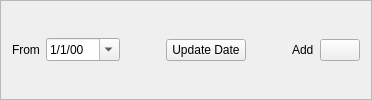
            <widget class="QFrame" name="frame_12">
             <property name="frameShape">
              <enum>QFrame::StyledPanel</enum>
             </property>
             <property name="frameShadow">
              <enum>QFrame::Raised</enum>
             </property>
             <layout class="QHBoxLayout" name="horizontalLayout_11">
              <item>
               <widget class="QLabel" name="label_6">
                <property name="text">
                 <string>From</string>
                </property>
               </widget>
              </item>
              <item>
               <widget class="QDateEdit" name="start_date_edit">
                <property name="displayFormat">
                 <string>d/M/yy</string>
                </property>
                <property name="calendarPopup">
                 <bool>true</bool>
                </property>
               </widget>
              </item>
              <item>
               <spacer name="horizontalSpacer_2">
                <property name="orientation">
                 <enum>Qt::Horizontal</enum>
                </property>
                <property name="sizeType">
                 <enum>QSizePolicy::Minimum</enum>
                </property>
                <property name="sizeHint" stdset="0">
                 <size>
                  <width>40</width>
                  <height>20</height>
                 </size>
                </property>
               </spacer>
              </item>
              <item>
               <widget class="QPushButton" name="update_date_btn">
                <property name="text">
                 <string>Update Date</string>
                </property>
               </widget>
              </item>
              <item>
               <spacer name="horizontalSpacer_3">
                <property name="orientation">
                 <enum>Qt::Horizontal</enum>
                </property>
                <property name="sizeHint" stdset="0">
                 <size>
                  <width>40</width>
                  <height>20</height>
                 </size>
                </property>
               </spacer>
              </item>
              <item>
               <widget class="QLabel" name="label_7">
                <property name="text">
                 <string>Add</string>
                </property>
               </widget>
              </item>
              <item>
               <widget class="QPushButton" name="add_new_row_btn">
                <property name="text">
                 <string/>
                </property>
                <property name="icon">
                 <iconset>
                  <normaloff>../image/plus.png</normaloff>../image/plus.png</iconset>
                </property>
                <property name="iconSize">
                 <size>
                  <width>24</width>
                  <height>24</height>
                 </size>
                </property>
               </widget>
              </item>
             </layout>
            </widget>
